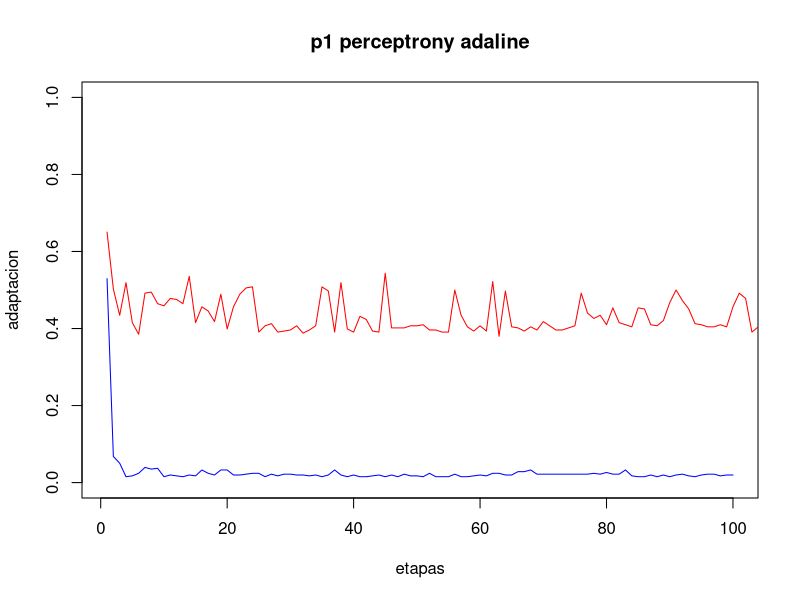

The R script that drew this image:
png("doc/graficas/P1_perc.png", width = 720, height = 720)

t<-read.table("adaptacionp.data")
ta<-read.table("adaptacion.data")

plot(t[,1][1:100], type="l", col="blue", ylim=c(0,1), ylab="adaptacion", xlab="etapas", main="p1 perceptrony adaline")
lines(ta[,1], col="red")
legend(x= 6000 , y=0.75,lty=c(1,1),lwd=c(2.5,2.5),col=c("blue","red"), legend=c("perceptron", "adaline"))
rect(1, 5, 3, 7, col = "white")
dev.off()
